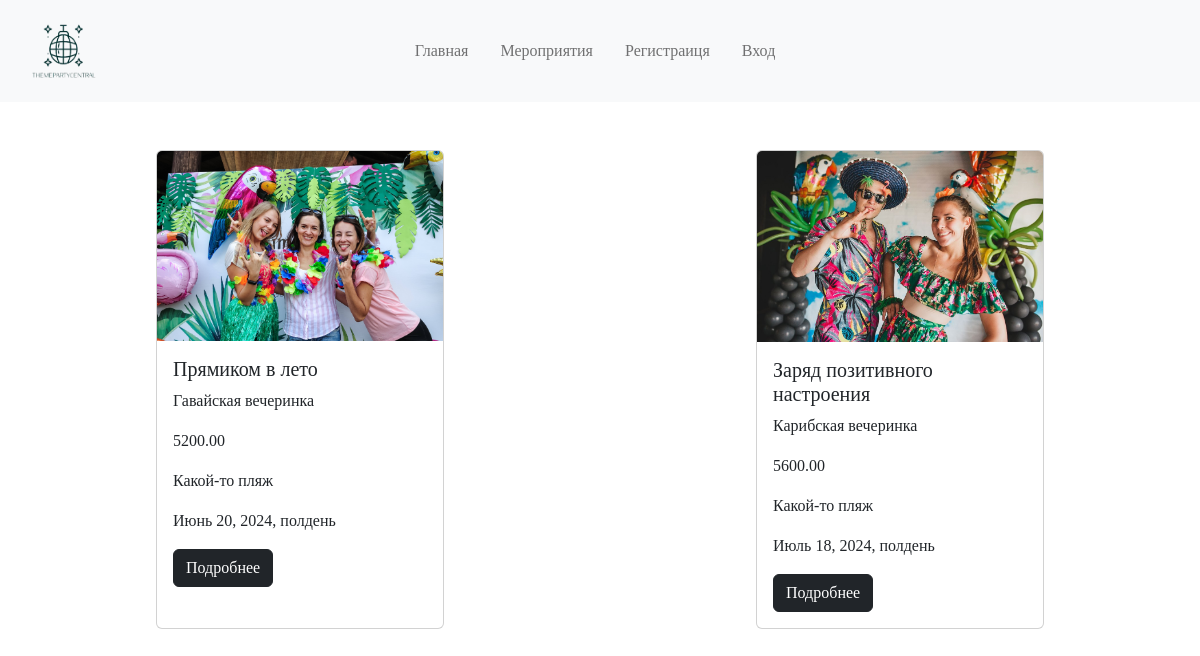
Screenshot of /events/ with the database file from the repository.
### events/models.py (models this page shows, shortened)
class Events(models.Model):
    name = models.CharField(max_length=128, verbose_name='Названние')
    description = models.TextField(verbose_name='Описание')
    topic = models.ForeignKey(Topic, on_delete=models.CASCADE, verbose_name='Тематика')
    image = models.ImageField(upload_to="%Y/%m/%d", verbose_name='Изображение')
    video = models.CharField(max_length=128, verbose_name='Видео')
    date = models.DateTimeField(verbose_name='Дата проведения')
    place = models.CharField(max_length=128, verbose_name='Место проведения')
    price = models.DecimalField(max_digits=8, decimal_places=2, verbose_name='Цена')
    seats = models.CharField(max_length=128, verbose_name='Количество мест')
    class Meta:
        verbose_name = 'Мероприятие'
        verbose_name_plural = 'Мероприятия'

class Topic(models.Model):
    name = models.CharField(max_length=128, verbose_name='Название')
    class Meta:
        verbose_name = 'Тематика'
        verbose_name_plural = 'Тематики'
    def __str__(self):
        return self.name

### events/views.py (the view)
# urls.py: path('', EventsListView.as_view(), name='events'),
class EventsListView(ListView):
    model = Events
    context_object_name = 'events'
    template_name = 'evetns/events_list.html'

### events/templates/evetns/events_list.html (shortened to what this page needs)
{% extends 'root.html' %}
{% block content %}
    <div class="d-flex justify-content-around mt-5">
    {% for events in events %}
        <div class="card" style="width: 18rem;">
          <img src="{{ events.image.url }}" class="card-img-top" alt="...">
          <div class="card-body">
            <h5 class="card-title">{{ events.name }}</h5>
            <p class="card-text">{{ events.topic }}</p>
            <p class="card-text">{{ events.price }}</p>
            <p class="card-text">{{ events.place }}</p>
            <p class="card-text">{{ events.date }}</p>
            <a href="{% url 'events:event_detail' events.pk %}" class="btn btn-dark">Подробнее</a>
          </div>
        </div>
    {% endfor %}
            </div>
{% endblock %}

### static/css/style.css (style rules this page uses)
body { font-family: 'Century Gothic'; }

### rows the page displays
Events: image (picture), name "Прямиком в лето", topic "Гавайская вечеринка", price "5200.00", place "Какой-то пляж", date "Июнь 20, 2024, полдень"
Events: image (picture), name "Заряд позитивного настроения", topic "Карибская вечеринка", price "5600.00", place "Какой-то пляж", date "Июль 18, 2024, полдень"
